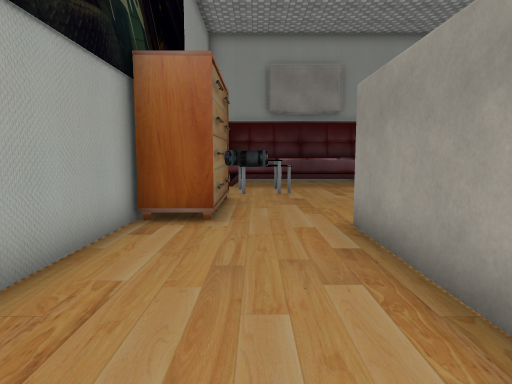
view 1 (above)

16 first-person views from a walk through a Unity game level. The camera is 1.3 m above the floor, tilts 6° down and sees 75° across. The floor is counted in squares, 1 m on a side. Each view is taken from the middle of a square. On the plan, view 1 faces up. The plan holds only what a view shows up to about 14 squares ahead; the rest is blank. The place goes on beyond the plan. Some surface patterns are stand-ins.

view 2
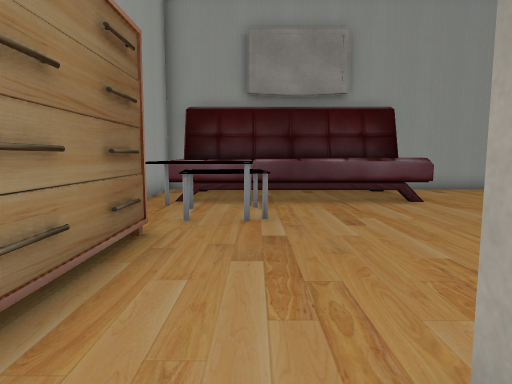

view 3
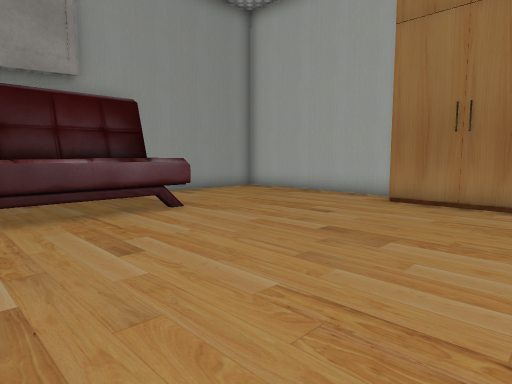

view 4
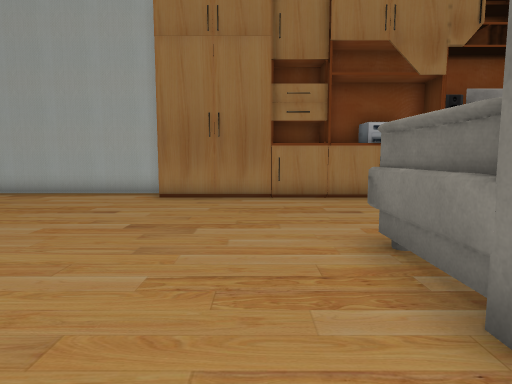

view 5
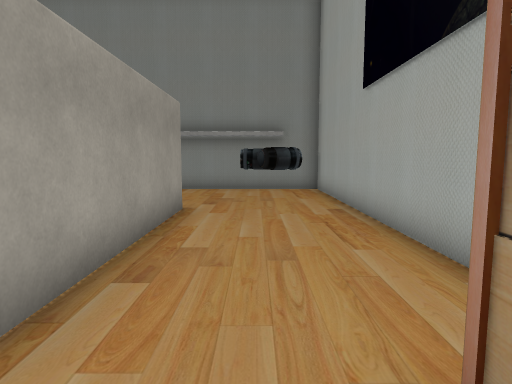

view 6
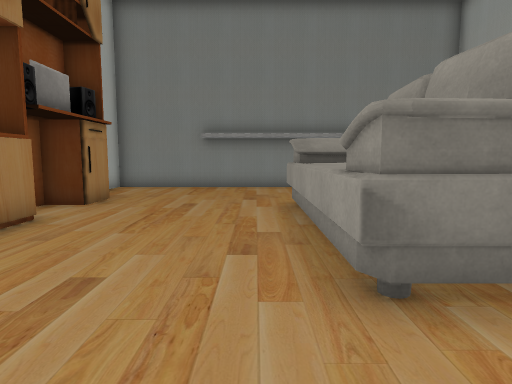

view 7
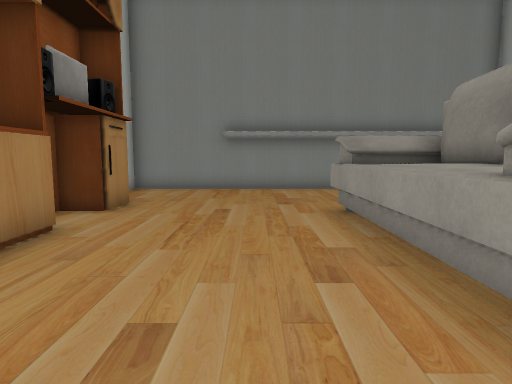

view 8
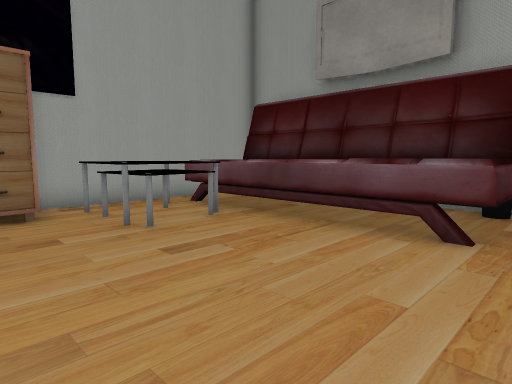

view 9
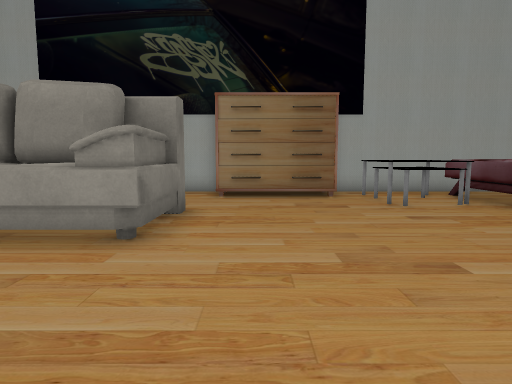

view 10
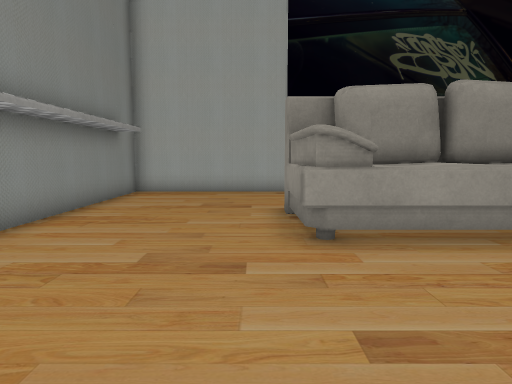

view 11
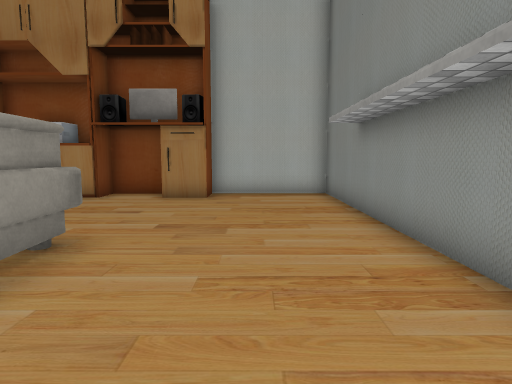

view 12
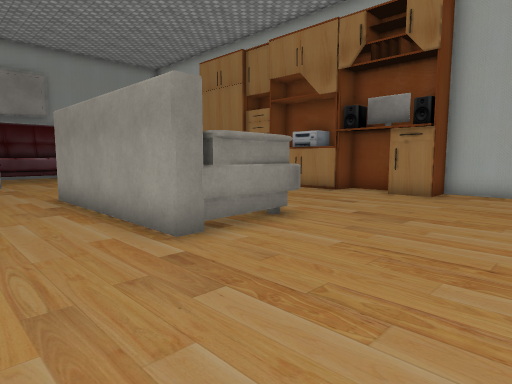

view 13
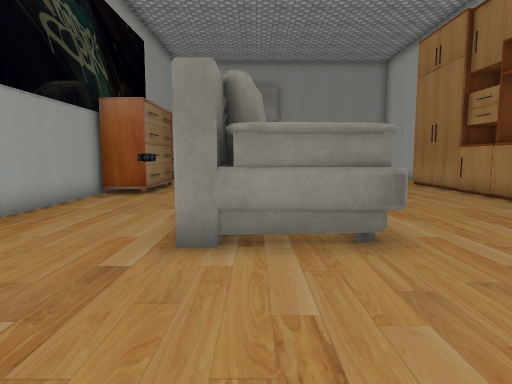

view 14
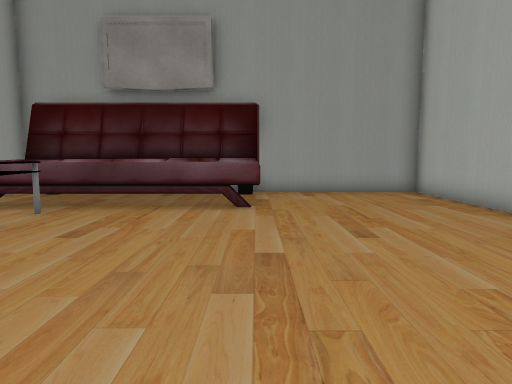

view 15
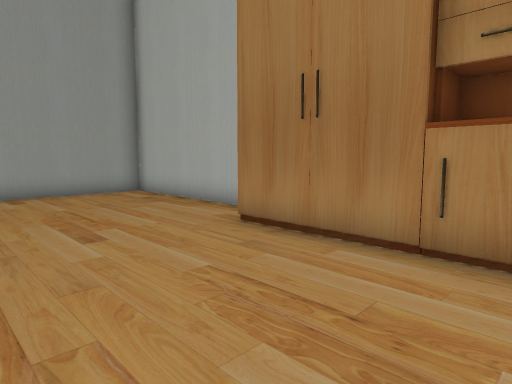

view 16
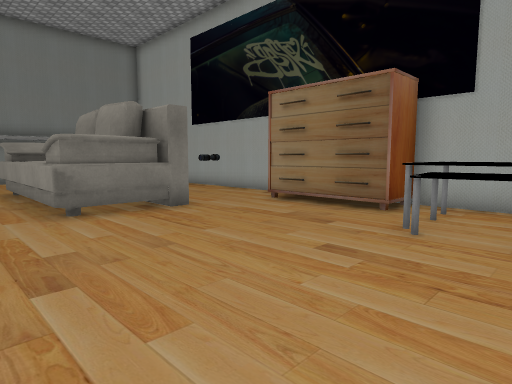

### Floor plan
Points are (right, up) in squares from view 1. A wall is a line through its corners. A room is listed if a view was taken in it or the views show most of it. See-through windows are left out.
Room 1 (views 1, 2, 3, 4, 5, 6, 7, 8, 9, 10, 11, 12, 13, 14, 15, 16)
walls: (-2.5, 7.1) (-2.5, -5.5) (11.9, -5.5) (11.9, -1.4); (11.9, 11.4) (11.9, 18.3) (6.4, 18.3); (11.4, 0) (11.8, 0) (11.8, 2.1) (11.4, 2.1); (-2.5, 18.3) (-2.5, 10.5)
objects: other object (-2, 7) to (-1, 11); other object (-2, 15) to (6, 18); table (-1, 12) to (0, 14); other object (0, 4); other object (0, 5); table (1, 12) to (1, 14); other object (2, 0) to (5, 6); other object (11, -1) to (11, 0); other object (11, 2); other object (11, 3) to (11, 5); other object (11, 6) to (11, 7); other object (11, 8) to (11, 10)

Positions as (right, up) in squares from view 1, and headings:
1: (0, 0), facing up
2: (1, 5), facing up
3: (1, 7), facing up-right
4: (0, 8), facing right
5: (0, 8), facing down
6: (6, 9), facing down
7: (7, 8), facing down
8: (7, 9), facing up-left
9: (10, 8), facing left
10: (10, -1), facing left
11: (0, -3), facing right
12: (-1, -5), facing up-right
13: (3, -5), facing up
14: (6, 6), facing up
15: (6, 6), facing up-right
16: (7, 14), facing down-left
